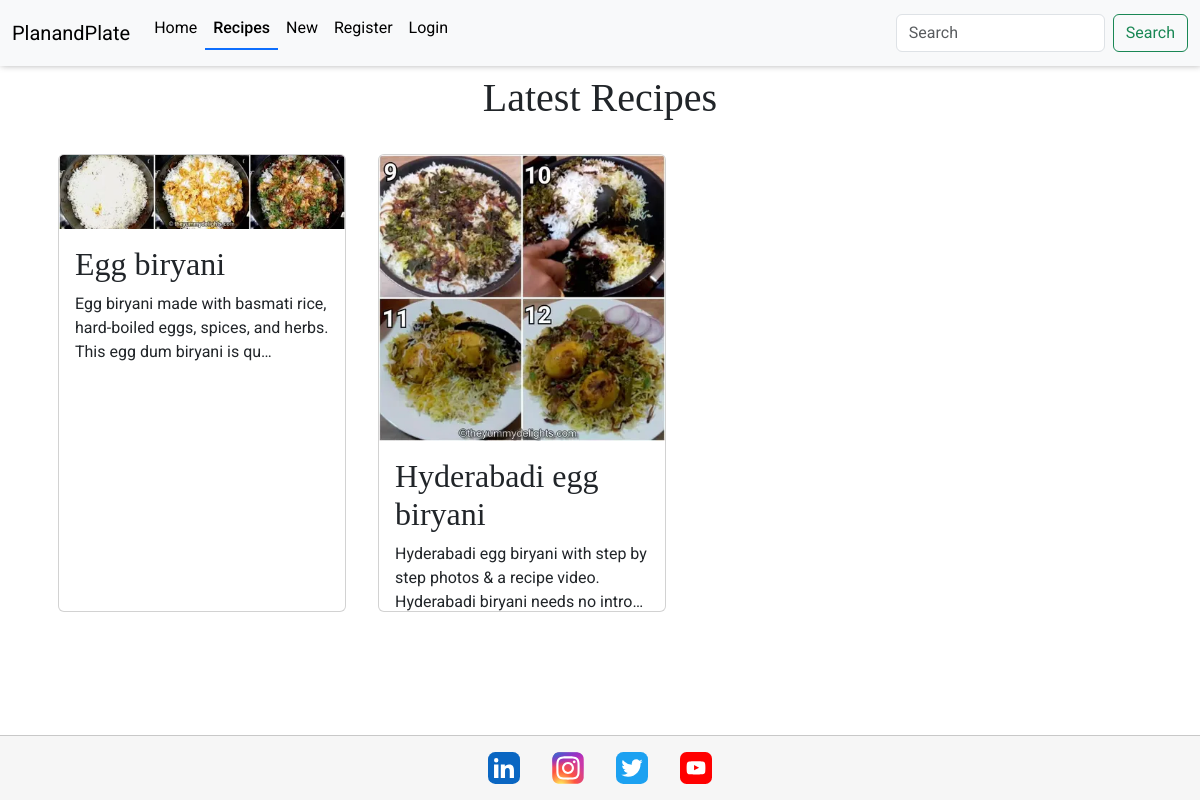
Before: /recipes/recipes/ with the older database file.
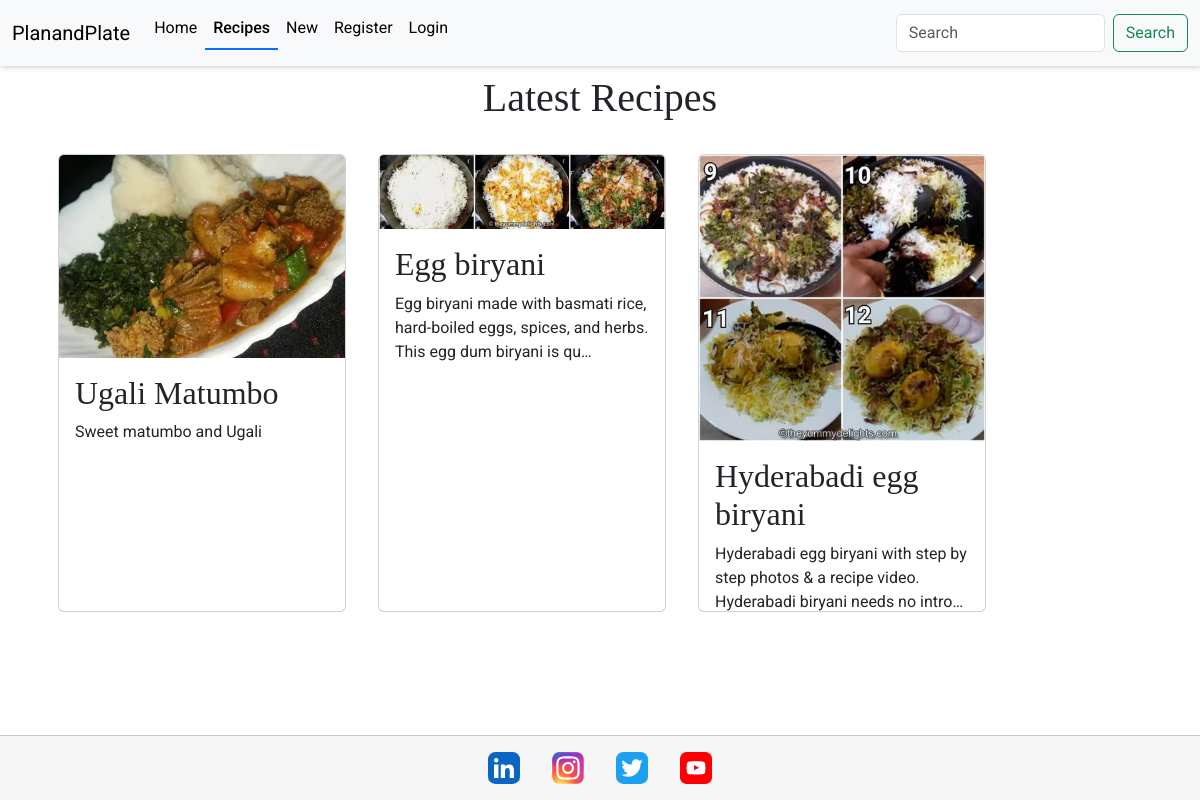
After: the same page with the newer database file.
### recipes/models.py (models this page shows, shortened)
class Recipe(models.Model):
    user = models.ForeignKey(
        User, related_name="recipe_owner", on_delete=models.CASCADE
    )
    title = models.CharField(max_length=300, null=False, blank=False)
    description = models.CharField(max_length=500, null=False, blank=False)
    instructions = RichTextField(max_length=10000, null=False, blank=False)
    ingredients = RichTextField(max_length=10000, null=False, blank=False)
    image = ResizedImageField(
        size=[400, None],
        quality=75,
        upload_to="recipes/",
        force_format="WEBP",
        blank=False,
        null=False,
    )
    image_alt = models.CharField(max_length=100, null=False, blank=False)
    meal_type = models.CharField(max_length=50, choices=MEAL_TYPES, default="breakfast")
    cuisine_types = models.CharField(
        max_length=100, choices=CUISINE_TYPES, default="african"
    )
    calories = models.IntegerField()
    posted_date = models.DateTimeField(auto_now=True)
    class Meta:
        ordering = ["-posted_date"]

### recipes/views.py (the view)
# urls.py: path("recipes/", Recipes.as_view(), name="recipes"),
class Recipes(ListView):
    template_name = "recipes/recipes.html"
    model = Recipe
    context_object_name = "recipes"
    def get_queryset(self, **kwargs):
        query = self.request.GET.get("q")
        if query:
            recipes = self.model.objects.filter(
                Q(title__icontains=query)
                | Q(description__icontains=query)
                | Q(instructions__icontains=query)
                | Q(cuisine_types__icontains=query)
            )
        else:
            recipes = self.model.objects.all()
        return recipes

### recipes/templates/recipes/recipes.html (shortened to what this page needs)
{% extends 'base.html' %}
{% block content %}
<h1 class="text-center p-2">
 Latest Recipes
</h1>
<div class="container d-flex flex-row flex-wrap justify-context-center">
    {% for recipe in recipes %}
    <a class="recipes" href="{% url 'recipe_detail' recipe.id %}" aria-label="Click to view {{recipe.title}}">
        <div class="card m-3" style="width: 18rem;">
            <img src="{{recipe.image.url}}" class="card-img-top" alt="{{recipe.image_alt}}">
            <div class="card-body">
              <h2 class="card-title">{{recipe.title}}</h2>
              <p class="card-text">{{recipe.description|truncatechars:100}}</p>
            </div>
          </div>
    </a>
    {% endfor %}
</div>
{% endblock %}

Changed rows visible on the page:
added Recipe: image (picture), title "Ugali Matumbo", description "Sweet matumbo and Ugali"
